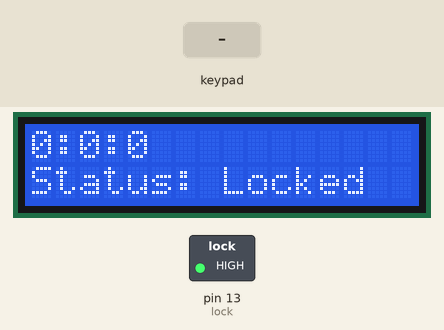
Bench run of a sketch on a simulated Arduino Uno, built for the host (arithmetic inside an expression is 32-bit, double 64-bit). Parts: 16×2 character LCD, switched loads named in the sketch (green lamp = pin HIGH). Inputs (shaded band) come from the test bench. What the sketch prints to the serial monitor is not drawn.

Above: at 1.2 s.
1.3 s: key 'A' pressed
At 2.5 s:
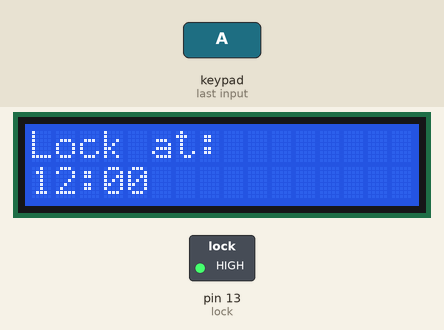
4.3 s: keypad keys 0 0 0 0 # pressed 0.4 s apart
At 7.3 s:
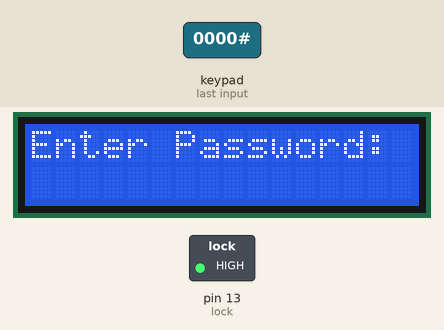
7.8 s: keypad keys 2 3 4 5 D pressed 0.4 s apart
At 10.1 s:
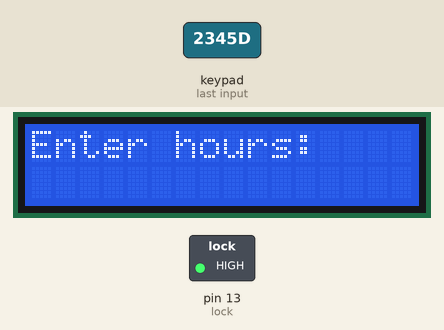
11.3 s: keypad keys 0 0 0 0 * pressed 0.4 s apart
At 12.3 s:
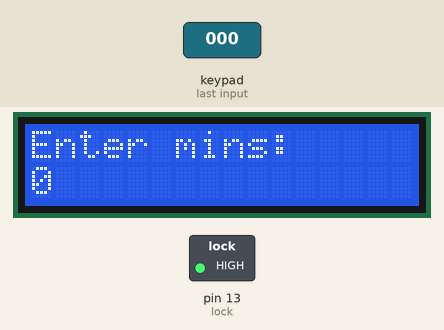
14.8 s: key 'B' pressed
At 15.4 s:
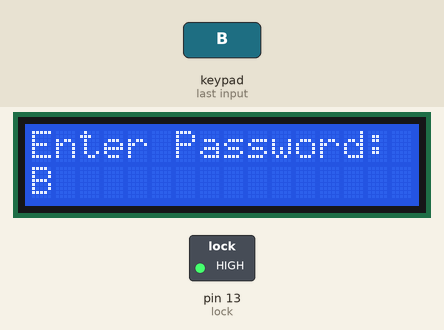
16.3 s: key 'C' pressed
At 16.6 s:
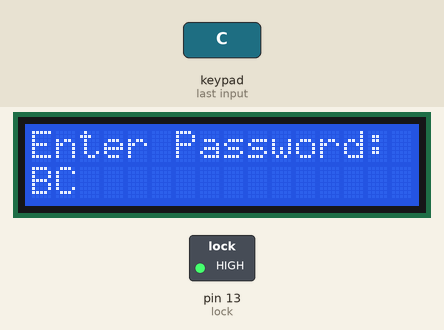
Timing chart, 0 to 18.8 s (numbered marks = the images above; inputs shaded):
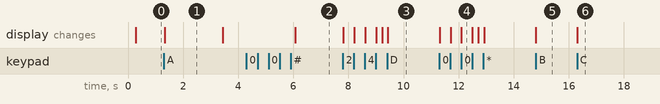

The sketch:

door_lock_rtc_keypad.ino
```cpp
/*
  PIN configuration

  Arduino ---  LCD
    RS    ---  12
    RW    ---  GND
    EN    ---  13
    D4    ---  11
    D5    ---  16
    D6    ---  15
    D7    ---  14


  Arduino ---  RTC
    A5    ---  SCL
    A4    ---  SDA

  PIN 13 ===> STATUS LED
  ON ==> UNLOCKED
  OFF ==> LOCKED
*/
#include <Wire.h>
#include <DS1307.h>
#include <Keypad.h>
#include<LiquidCrystal.h>

LiquidCrystal lcd(12,11,10,16,15,14);
DS1307 rtc;

#define lock 13
String pwd="0000", new_pwd="0000";
const byte ROWS = 4;
const byte COLS = 4;
byte rowPins[ROWS] = {2,3,4,5};
byte colPins[COLS] = {6,7,8,9};
char hexaKeys[ROWS][COLS] = {
  {'1','2','3','A'},
  {'4','5','6','B'},
  {'7','8','9','C'},
  {'*','0','#','D'}
};
bool locked=true;
short Lmin=0, Lhour=12;

Keypad customKeypad = Keypad( makeKeymap(hexaKeys), rowPins, colPins, ROWS, COLS);

void setup()
{
  Serial.begin(9600);
  while(!Serial);

  pinMode(lock, OUTPUT);
  digitalWrite(lock, locked);

  Serial.println("Init RTC...");
  Serial.println("Custom keypad");
  lcd.begin(16,2);
  lcd.print("RTC lock system");
  //only set the date+time one time
  //rtc.set(0, 8, 12, 31, 1, 2020); //08:00:00 24.12.2014 //sec, min, hour, day, month, year

  //stop/pause RTC
  // rtc.stop();

  //start RTC
  rtc.start();
}


void loop()
{
  char key = customKeypad.getKey();
  if(key){
    Serial.println(key);
      switch(key){
          case '*':{
            if(!locked){
                locked=true;
              }else{
                lcd.clear();
                lcd.print(F("Enter Password:"));
                lcd.setCursor(0,1);
                get_pwd();

                if(pwd == new_pwd){
                  locked = false;
                }else{
                  lcd.clear();
                  lcd.print(F("Wrong Password"));
                  delay(500);
                }
              }
              break;
            }
          case '#':{
                lcd.clear();
                lcd.print(F("Enter Password:"));
                lcd.setCursor(0,1);
                get_pwd();
              if(pwd == new_pwd){
                  lcd.clear();
                  lcd.print(F("New Password:"));
                  lcd.setCursor(0,1);
                  get_pwd();
                  pwd = new_pwd;
                  Serial.println(pwd);
                }
              break;
            }
          case 'C':{
              break;
            }
          case 'D':{
              get_lock_time();
              break;
            }
          case 'A':{
              lcd.clear();
              lcd.print("Lock at:");
              lcd.setCursor(0,1);
              char buff[6];
              sprintf(buff, "%02d:%02d", Lhour,Lmin);
              lcd.print(buff);
              delay(2000);
              break;
            }
        }
    }
    delay(100);
    display_stat();
}
void get_pwd(){
  short pos=0;
  while(1){
      char key = customKeypad.getKey();
      if(pos==4)
        return;
      else if(key){
        lcd.print(key);
        new_pwd[pos] = key;
        pos++;
        }
    }
  }

void display_stat(){
  lcd.clear();
  uint8_t sec, min, hour, day, month;
  uint16_t year;
  rtc.get(&sec, &min, &hour, &day, &month, &year);
  char buff[16];
  sprintf(buff, "%d:%d:%d", hour,min,sec);
  lcd.print(buff);
  lcd.setCursor(0,1);
  if(Lhour == hour && Lmin == min)
    locked = true;
  digitalWrite(lock, locked);
  if(locked){
      lcd.print("Status: Locked");
    }else{
      lcd.print("Status: Unlocked");
    }
  }

void get_lock_time(){
  Lhour=0;
  Lmin=0;
  short pos=0;
  lcd.clear();
  lcd.print(F("Enter hours:"));
  lcd.setCursor(0,1);
  while(1){
      char key = customKeypad.getKey();
      if(pos==2)
        break;
      else if(key){
        lcd.print(key);
        Lhour *=10;
        Lhour += (int)key -48;
        pos++;
        }
    }
  lcd.clear();
  lcd.print(F("Enter mins:"));
  lcd.setCursor(0,1);
  pos=0;
  while(1){
      char key = customKeypad.getKey();
      if(pos==2)
        break;
      else if(key){
        lcd.print(key);
        Lmin *= 10;
        Lmin += (int) key-48;
        pos++;
        }
    }
  }
```

Measured:
- after the input at 1.3 s, the display: changes at once (image 1)
- after the input at 4.3 s, the display: changes after 1.8 s (image 2)
- after the input at 7.8 s, the display: first changes at once (image 3 shows a later state)
- after the input at 11.3 s, the display: first changes at once (image 4 shows a later state)
- after the input at 14.8 s, the display: changes at once (image 5)
- after the input at 16.3 s, the display: changes at once (image 6)
- what the display in image 1 shows lasts 2.1 s, from 1.3 s to 3.4 s
